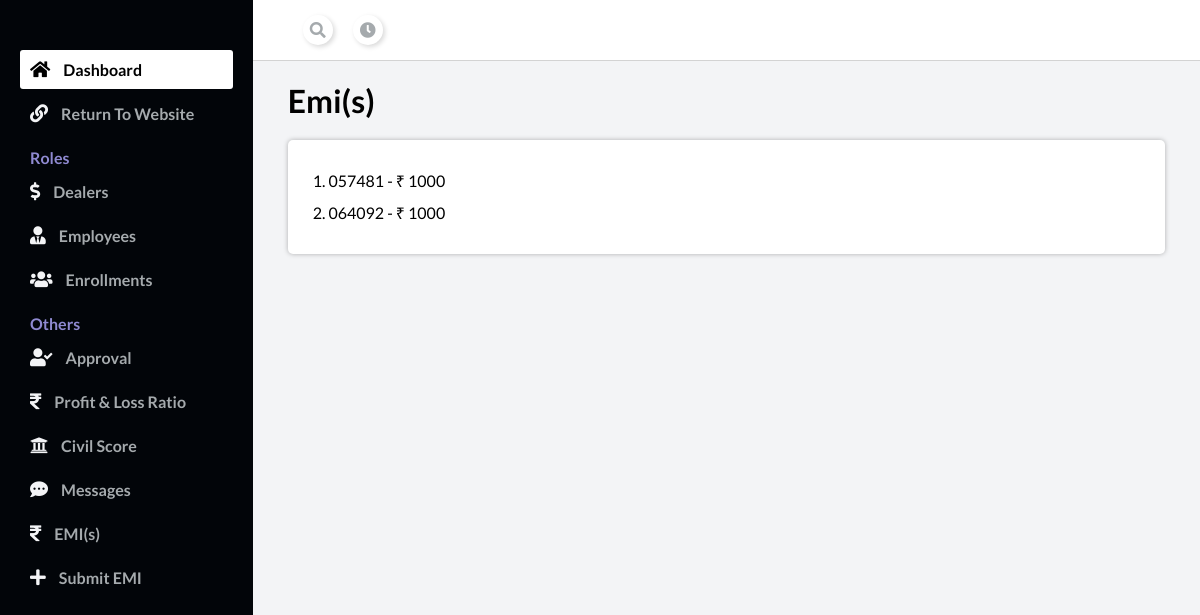
Screenshot of /admin_dashboard/emi/ with the database file from the repository.
### main/models.py (models this page shows, shortened)
class EMI(models.Model):
    enrollment_id = models.TextField()
    amount = models.IntegerField(default=0)
    dealer = models.ForeignKey(Dealer, on_delete=models.CASCADE, null=True, blank=True)
    admin = models.ForeignKey(User, on_delete=models.CASCADE, null=True, blank=True)

### admin/views.py (the view)
# urls.py: path('emi/', views.emi, name="emi"),
def emi(request):
    emis = EMI.objects.all()
    return render(request, "Admin/emi.html", {"emis":emis})

### Template/Admin/emi.html (shortened to what this page needs)
{% extends "admin_base.html" %}
{% block body %}
<div class="main__container">
    <div class="space-between">
        <h1>Emi(s)</h1>
    </div>
    <div class="container-div" style="margin-top: 20px;">
        {% for i in emis %}
            <div class="space-between">
                <p style="margin: 5px 0px;">{{forloop.counter}}. <a style="color: black; text-decoration: none;">{{i.enrollment_id}} - &#8377; {{i.amount}}</a></p>
            </div>
        {% endfor %}
    </div>
</div>
{% endblock body %}

### Template/admin_base.html (style rules this page uses)
* { margin: 0; padding: 0; }
body { box-sizing: border-box; font-family: "Lato", sans-serif; }
.main__container { padding: 20px 35px; }
.container-div { padding: 25px; background-color: white; border-radius: 5px; box-shadow: 0 0 5PX 0 rgba(0, 0, 0, 0.287); }

### Template/Admin/emi.html (style rules this page uses)
.space-between { display: flex; align-items: center; justify-content: space-between; }

### rows the page displays
EMI: enrollment_id "057481", amount "1000"
EMI: enrollment_id "064092", amount "1000"
